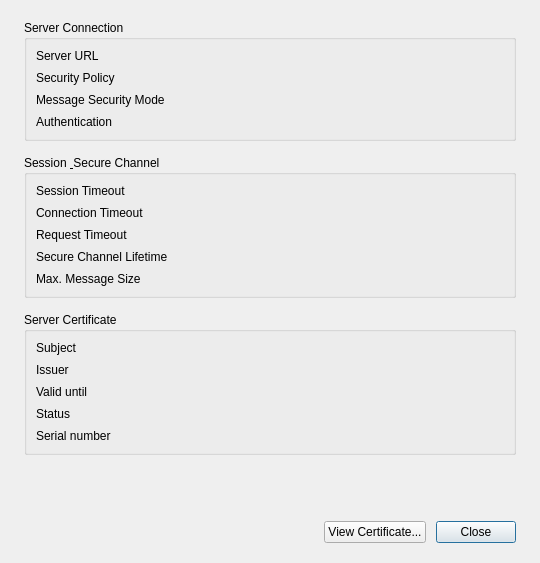
<?xml version="1.0" encoding="UTF-8"?>
<ui version="4.0">
 <class>EndpointSettingsDialog</class>
 <widget class="QDialog" name="EndpointSettingsDialog">
  <property name="geometry">
   <rect>
    <x>0</x>
    <y>0</y>
    <width>540</width>
    <height>563</height>
   </rect>
  </property>
  <property name="windowTitle">
   <string>Endpoint Settings</string>
  </property>
  <layout class="QVBoxLayout" name="rootLayout">
   <property name="spacing">
    <number>14</number>
   </property>
   <property name="leftMargin">
    <number>24</number>
   </property>
   <property name="topMargin">
    <number>20</number>
   </property>
   <property name="rightMargin">
    <number>24</number>
   </property>
   <property name="bottomMargin">
    <number>20</number>
   </property>
   <item>
    <widget class="QGroupBox" name="connectionGroupBox">
     <property name="title">
      <string>Server Connection</string>
     </property>
     <layout class="QGridLayout" name="connectionLayout" columnstretch="0,1">
      <property name="horizontalSpacing">
       <number>16</number>
      </property>
      <property name="verticalSpacing">
       <number>8</number>
      </property>
      <item row="0" column="0">
       <widget class="QLabel" name="serverUrlCaption">
        <property name="text">
         <string>Server URL</string>
        </property>
        <property name="alignment">
         <set>Qt::AlignmentFlag::AlignLeading|Qt::AlignmentFlag::AlignLeft|Qt::AlignmentFlag::AlignTop</set>
        </property>
       </widget>
      </item>
      <item row="0" column="1">
       <widget class="QLabel" name="serverUrlValue">
        <property name="text">
         <string/>
        </property>
        <property name="wordWrap">
         <bool>true</bool>
        </property>
        <property name="textInteractionFlags">
         <set>Qt::TextInteractionFlag::LinksAccessibleByMouse|Qt::TextInteractionFlag::TextSelectableByMouse</set>
        </property>
       </widget>
      </item>
      <item row="1" column="0">
       <widget class="QLabel" name="securityPolicyCaption">
        <property name="text">
         <string>Security Policy</string>
        </property>
       </widget>
      </item>
      <item row="1" column="1">
       <widget class="QLabel" name="securityPolicyValue">
        <property name="text">
         <string/>
        </property>
        <property name="textInteractionFlags">
         <set>Qt::TextInteractionFlag::TextSelectableByMouse</set>
        </property>
       </widget>
      </item>
      <item row="2" column="0">
       <widget class="QLabel" name="securityModeCaption">
        <property name="text">
         <string>Message Security Mode</string>
        </property>
       </widget>
      </item>
      <item row="2" column="1">
       <widget class="QLabel" name="securityModeValue">
        <property name="text">
         <string/>
        </property>
        <property name="textInteractionFlags">
         <set>Qt::TextInteractionFlag::TextSelectableByMouse</set>
        </property>
       </widget>
      </item>
      <item row="3" column="0">
       <widget class="QLabel" name="authenticationCaption">
        <property name="text">
         <string>Authentication</string>
        </property>
       </widget>
      </item>
      <item row="3" column="1">
       <widget class="QLabel" name="authenticationValue">
        <property name="text">
         <string/>
        </property>
        <property name="textInteractionFlags">
         <set>Qt::TextInteractionFlag::TextSelectableByMouse</set>
        </property>
       </widget>
      </item>
     </layout>
    </widget>
   </item>
   <item>
    <widget class="QGroupBox" name="sessionGroupBox">
     <property name="title">
      <string>Session &amp; Secure Channel</string>
     </property>
     <layout class="QGridLayout" name="sessionLayout" columnstretch="0,1">
      <property name="horizontalSpacing">
       <number>16</number>
      </property>
      <property name="verticalSpacing">
       <number>8</number>
      </property>
      <item row="0" column="0">
       <widget class="QLabel" name="sessionTimeoutCaption">
        <property name="text">
         <string>Session Timeout</string>
        </property>
       </widget>
      </item>
      <item row="0" column="1">
       <widget class="QLabel" name="sessionTimeoutValue">
        <property name="text">
         <string/>
        </property>
        <property name="textInteractionFlags">
         <set>Qt::TextInteractionFlag::TextSelectableByMouse</set>
        </property>
       </widget>
      </item>
      <item row="1" column="0">
       <widget class="QLabel" name="connectTimeoutCaption">
        <property name="text">
         <string>Connection Timeout</string>
        </property>
       </widget>
      </item>
      <item row="1" column="1">
       <widget class="QLabel" name="connectTimeoutValue">
        <property name="text">
         <string/>
        </property>
        <property name="textInteractionFlags">
         <set>Qt::TextInteractionFlag::TextSelectableByMouse</set>
        </property>
       </widget>
      </item>
      <item row="2" column="0">
       <widget class="QLabel" name="requestTimeoutCaption">
        <property name="text">
         <string>Request Timeout</string>
        </property>
       </widget>
      </item>
      <item row="2" column="1">
       <widget class="QLabel" name="requestTimeoutValue">
        <property name="text">
         <string/>
        </property>
        <property name="textInteractionFlags">
         <set>Qt::TextInteractionFlag::TextSelectableByMouse</set>
        </property>
       </widget>
      </item>
      <item row="3" column="0">
       <widget class="QLabel" name="secureChannelLifetimeCaption">
        <property name="text">
         <string>Secure Channel Lifetime</string>
        </property>
       </widget>
      </item>
      <item row="3" column="1">
       <widget class="QLabel" name="secureChannelLifetimeValue">
        <property name="text">
         <string/>
        </property>
        <property name="textInteractionFlags">
         <set>Qt::TextInteractionFlag::TextSelectableByMouse</set>
        </property>
       </widget>
      </item>
      <item row="4" column="0">
       <widget class="QLabel" name="maxMessageSizeCaption">
        <property name="text">
         <string>Max. Message Size</string>
        </property>
       </widget>
      </item>
      <item row="4" column="1">
       <widget class="QLabel" name="maxMessageSizeValue">
        <property name="text">
         <string/>
        </property>
        <property name="textInteractionFlags">
         <set>Qt::TextInteractionFlag::TextSelectableByMouse</set>
        </property>
       </widget>
      </item>
     </layout>
    </widget>
   </item>
   <item>
    <widget class="QGroupBox" name="certificateGroupBox">
     <property name="title">
      <string>Server Certificate</string>
     </property>
     <layout class="QGridLayout" name="certificateLayout" columnstretch="0,1">
      <property name="horizontalSpacing">
       <number>16</number>
      </property>
      <property name="verticalSpacing">
       <number>8</number>
      </property>
      <item row="0" column="0">
       <widget class="QLabel" name="certificateSubjectCaption">
        <property name="text">
         <string>Subject</string>
        </property>
       </widget>
      </item>
      <item row="0" column="1">
       <widget class="QLabel" name="certificateSubjectValue">
        <property name="text">
         <string/>
        </property>
        <property name="wordWrap">
         <bool>true</bool>
        </property>
        <property name="textInteractionFlags">
         <set>Qt::TextInteractionFlag::TextSelectableByMouse</set>
        </property>
       </widget>
      </item>
      <item row="1" column="0">
       <widget class="QLabel" name="certificateIssuerCaption">
        <property name="text">
         <string>Issuer</string>
        </property>
       </widget>
      </item>
      <item row="1" column="1">
       <widget class="QLabel" name="certificateIssuerValue">
        <property name="text">
         <string/>
        </property>
        <property name="wordWrap">
         <bool>true</bool>
        </property>
        <property name="textInteractionFlags">
         <set>Qt::TextInteractionFlag::TextSelectableByMouse</set>
        </property>
       </widget>
      </item>
      <item row="2" column="0">
       <widget class="QLabel" name="certificateValidUntilCaption">
        <property name="text">
         <string>Valid until</string>
        </property>
       </widget>
      </item>
      <item row="2" column="1">
       <widget class="QLabel" name="certificateValidUntilValue">
        <property name="text">
         <string/>
        </property>
        <property name="textInteractionFlags">
         <set>Qt::TextInteractionFlag::TextSelectableByMouse</set>
        </property>
       </widget>
      </item>
      <item row="3" column="0">
       <widget class="QLabel" name="certificateStatusCaption">
        <property name="text">
         <string>Status</string>
        </property>
       </widget>
      </item>
       <item row="3" column="1">
        <layout class="QHBoxLayout" name="certificateStatusLayout">
         <property name="spacing">
          <number>8</number>
         </property>
         <item>
          <widget class="ThemedIconLabel" name="certificateStatusIcon">
           <property name="sizePolicy">
            <sizepolicy hsizetype="Maximum" vsizetype="Preferred">
             <horstretch>0</horstretch>
             <verstretch>0</verstretch>
            </sizepolicy>
           </property>
           <property name="text">
            <string/>
           </property>
          </widget>
         </item>
         <item>
          <widget class="QLabel" name="certificateStatusValue">
           <property name="text">
            <string/>
           </property>
           <property name="textInteractionFlags">
            <set>Qt::TextInteractionFlag::TextSelectableByMouse</set>
           </property>
          </widget>
         </item>
         <item>
          <spacer name="certificateStatusSpacer">
           <property name="orientation">
            <enum>Qt::Orientation::Horizontal</enum>
           </property>
           <property name="sizeHint" stdset="0">
            <size>
             <width>0</width>
             <height>0</height>
            </size>
           </property>
          </spacer>
         </item>
        </layout>
       </item>
      <item row="4" column="0">
       <widget class="QLabel" name="certificateSerialNumberCaption">
        <property name="text">
         <string>Serial number</string>
        </property>
       </widget>
      </item>
      <item row="4" column="1">
       <widget class="QLabel" name="certificateSerialNumberValue">
        <property name="text">
         <string/>
        </property>
        <property name="wordWrap">
         <bool>true</bool>
        </property>
        <property name="textInteractionFlags">
         <set>Qt::TextInteractionFlag::TextSelectableByMouse</set>
        </property>
       </widget>
      </item>
     </layout>
    </widget>
   </item>
   <item>
    <spacer name="bottomSpacer">
     <property name="orientation">
      <enum>Qt::Orientation::Vertical</enum>
     </property>
     <property name="sizeHint" stdset="0">
      <size>
       <width>0</width>
       <height>0</height>
      </size>
     </property>
    </spacer>
   </item>
   <item>
    <layout class="QHBoxLayout" name="buttonLayout">
     <property name="spacing">
      <number>10</number>
     </property>
     <item>
      <spacer name="buttonSpacer">
       <property name="orientation">
        <enum>Qt::Orientation::Horizontal</enum>
       </property>
       <property name="sizeHint" stdset="0">
        <size>
         <width>0</width>
         <height>0</height>
        </size>
       </property>
      </spacer>
     </item>
     <item>
      <widget class="ThemedPushButton" name="viewCertificateButton">
       <property name="text">
        <string>View Certificate...</string>
       </property>
      </widget>
     </item>
     <item>
      <widget class="ColoredPushButton" name="closeButton">
       <property name="text">
        <string>Close</string>
       </property>
       <property name="default">
        <bool>true</bool>
       </property>
      </widget>
     </item>
    </layout>
   </item>
  </layout>
 </widget>
 <customwidgets>
  <customwidget>
   <class>ThemedPushButton</class>
   <extends>QPushButton</extends>
   <header>widgets/themedpushbutton.h</header>
  </customwidget>
  <customwidget>
   <class>ThemedIconLabel</class>
   <extends>QLabel</extends>
   <header>widgets/themediconlabel.h</header>
  </customwidget>
  <customwidget>
   <class>ColoredPushButton</class>
   <extends>QPushButton</extends>
   <header>widgets/coloredpushbutton.h</header>
  </customwidget>
 </customwidgets>
 <resources/>
 <connections/>
</ui>
